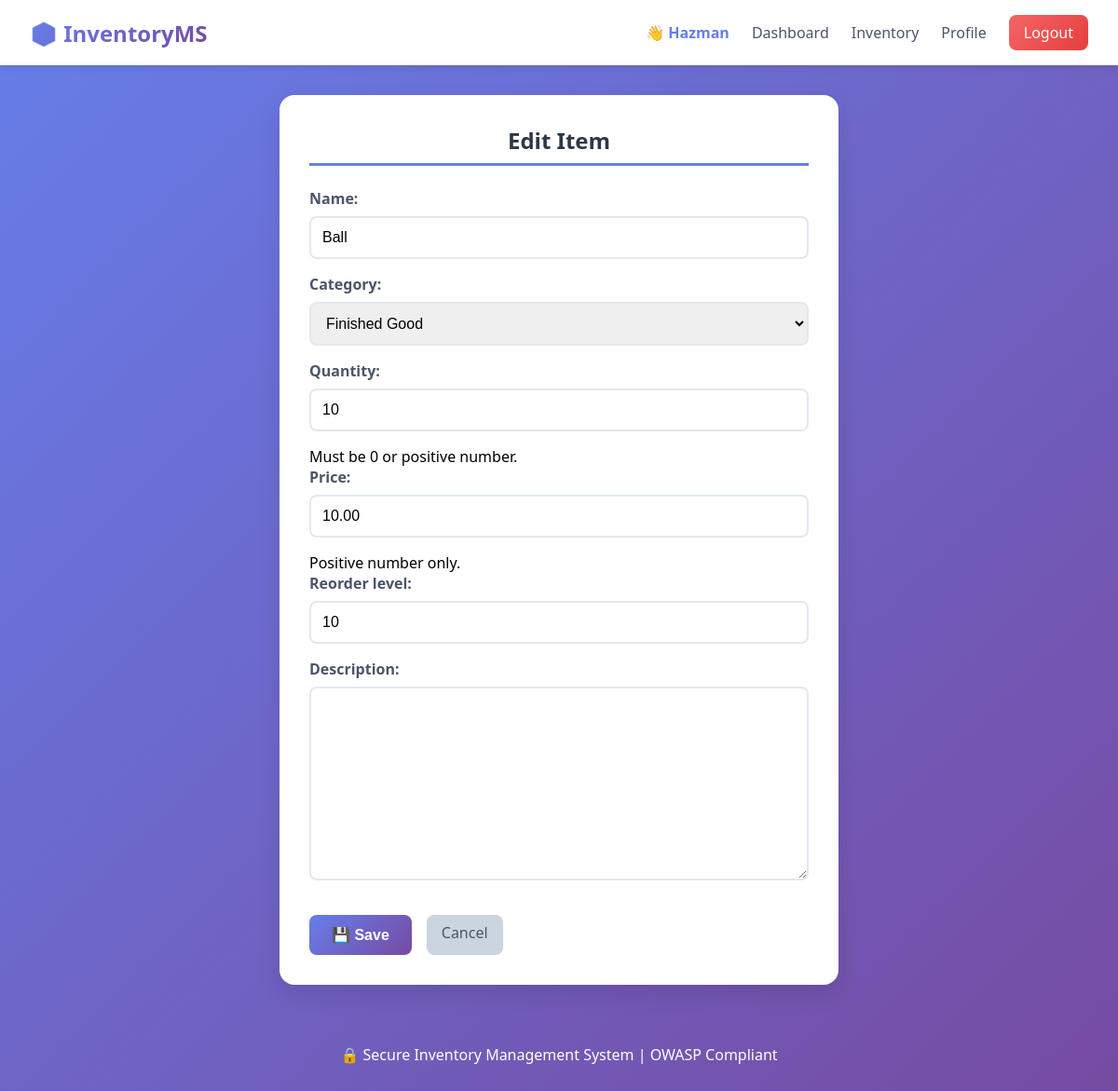
/inventory/3/update/ (signed in), run on the app's committed database.
### inventory/models.py (models this page shows, shortened)
class InventoryItem(models.Model):
    CATEGORY_CHOICES = [
        ('raw', 'Raw Material'),
        ('finished', 'Finished Good'),
        ('packaging', 'Packaging'),
    ]
    name = models.CharField(max_length=200)
    category = models.CharField(max_length=20, choices=CATEGORY_CHOICES)
    quantity = models.PositiveIntegerField(default=0)  # PositiveInteger = validation
    price = models.DecimalField(max_digits=10, decimal_places=2)
    reorder_level = models.PositiveIntegerField(default=10)
    description = models.TextField(blank=True)
    created_by = models.ForeignKey(User, on_delete=models.CASCADE, related_name='inventory_items')
    created_at = models.DateTimeField(auto_now_add=True)
    updated_at = models.DateTimeField(auto_now=True)
    class Meta:
        ordering = ['-created_at']

### inventory/views.py (the view)
# urls.py: path('inventory/<int:pk>/update/', views.inventory_update, name='inventory_update'),
@login_required
def inventory_update(request, pk):
    try:
        if request.user.is_superuser:
            item = InventoryItem.objects.get(pk=pk)
        else:
            item = InventoryItem.objects.get(pk=pk, created_by=request.user)
    except InventoryItem.DoesNotExist:
        messages.error(request, 'Item not found or access denied.')
        return redirect('inventory_list')
    if request.method == 'POST':
        form = InventoryItemForm(request.POST, instance=item)
        if form.is_valid():
            item = form.save()
            AuditLog.objects.create(
                user=request.user,
                action='update',
                ip_address=get_client_ip(request),
                user_agent=request.META.get('HTTP_USER_AGENT', ''),
                details=f"Updated inventory item: {item.name} (ID: {item.id})"
            )
            messages.success(request, f'Item "{item.name}" updated successfully.')
            return redirect('inventory_list')
    else:
        form = InventoryItemForm(instance=item)
    return render(request, 'inventory_form.html', {'form': form, 'title': 'Edit Item', 'item': item})

### inventory/forms.py (shortened to what this page needs)
class InventoryItemForm(forms.ModelForm):
    name = forms.CharField(
        max_length=200,
        validators=[
            RegexValidator(
                regex=r'^[a-zA-Z0-9\s\-_]+$',
                message='Item name can only contain letters, numbers, spaces, hyphens, and underscores.'
            ),
            MinLengthValidator(2)
        ]
    )
    quantity = forms.IntegerField(
        min_value=0,
        max_value=999999,
        help_text='Must be 0 or positive number.'
    )
    price = forms.DecimalField(
        min_value=0,
        max_value=999999.99,
        decimal_places=2,
        help_text='Positive number only.'
    )
    class Meta:
        model = InventoryItem
        fields = ['name', 'category', 'quantity', 'price', 'reorder_level', 'description']

### airscan/inventory/templates/inventory_form.html (shortened to what this page needs)
{% extends 'base.html' %}
{% block content %}
<div class="card" style="max-width: 600px; margin: 0 auto;">
    <h2 class="card-header" style="display: block; text-align: center;">{{ title }}</h2>
    <form method="post">
        {{ form.as_p }}
        <div style="display: flex; gap: 1rem; margin-top: 1rem;">
            <button type="submit">💾 Save</button>
            <a href="{% url 'inventory_list' %}" class="btn" style="background: #cbd5e0; color: #4a5568;">Cancel</a>
        </div>
    </form>
</div>
{% endblock %}

### airscan/inventory/templates/base.html (shortened to what this page needs)
<!DOCTYPE html>
<html lang="en">
<head>
</head>
<body>
    <nav class="navbar">
        <div class="logo">📦 InventoryMS</div>
        <div class="nav-links">
            {% if user.is_authenticated %}
                <span class="user-greeting">👋 {{ user.username|escape }}</span>
                <a href="{% url 'dashboard' %}">Dashboard</a>
                <a href="{% url 'inventory_list' %}">Inventory</a>
                <a href="{% url 'profile' %}">Profile</a>
                <a href="{% url 'logout' %}" class="logout-btn">Logout</a>
            {% else %}
                <a href="{% url 'login' %}">Login</a>
                <a href="{% url 'register' %}">Register</a>
            {% endif %}
        </div>
    </nav>
    <div class="container">
        {% block content %}{% endblock %}
    </div>
    <footer>
        <p>🔒 Secure Inventory Management System | OWASP Compliant</p>
    </footer>
</body>
</html>

### airscan/inventory/templates/base.html (style rules this page uses)
* { margin: 0; padding: 0; box-sizing: border-box; }
body { font-family: 'Segoe UI', Tahoma, Geneva, Verdana, sans-serif; background: linear-gradient(135deg, #667eea 0%, #764ba2 100%); min-height: 100vh; }
.navbar { background: white; box-shadow: 0 2px 10px rgba(0,0,0,0.1); padding: 1rem 2rem; display: flex; justify-content: space-between; align-items: center; flex-wrap: wrap; }
.logo { font-size: 1.5rem; font-weight: bold; background: linear-gradient(135deg, #667eea, #764ba2); -webkit-background-clip: text; background-clip: text; color: transparent; }
.nav-links { display: flex; gap: 1.5rem; align-items: center; flex-wrap: wrap; }
.nav-links a { text-decoration: none; color: #4a5568; font-weight: 500; transition: color 0.3s; }
.user-greeting { color: #667eea; font-weight: bold; }
.logout-btn { background: linear-gradient(135deg, #f56565, #e53e3e); color: white !important; padding: 0.5rem 1rem; border-radius: 8px; }
.container { max-width: 1200px; margin: 2rem auto; padding: 0 1rem; }
.card { background: white; border-radius: 16px; box-shadow: 0 10px 25px rgba(0,0,0,0.1); padding: 2rem; margin-bottom: 1.5rem; }
.card-header { font-size: 1.5rem; font-weight: bold; color: #2d3748; margin-bottom: 1.5rem; padding-bottom: 0.5rem; border-bottom: 3px solid #667eea; display: inline-block; }
.btn { display: inline-block; padding: 0.5rem 1rem; border-radius: 8px; text-decoration: none; font-weight: 500; transition: all 0.3s; border: none; cursor: pointer; }
form input, form select, form textarea { width: 100%; padding: 0.75rem; margin: 0.5rem 0 1rem 0; border: 2px solid #e2e8f0; border-radius: 8px; font-size: 1rem; transition: border-color 0.3s; }
form label { font-weight: 600; color: #4a5568; }
button[type="submit"] { background: linear-gradient(135deg, #667eea, #764ba2); color: white; padding: 0.75rem 1.5rem; border: none; border-radius: 8px; font-size: 1rem; font-weight: bold; cursor: pointer; transition: transform 0.3s; }
footer { text-align: center; padding: 2rem; color: white; margin-top: 2rem; }

### data on the page
InventoryItem: name "Ball", category "Finished Good", quantity "10", price "10.00", reorder_level "10"

### other printed values
{{ user.username|escape }} "Hazman"
{{ title }} "Edit Item"
